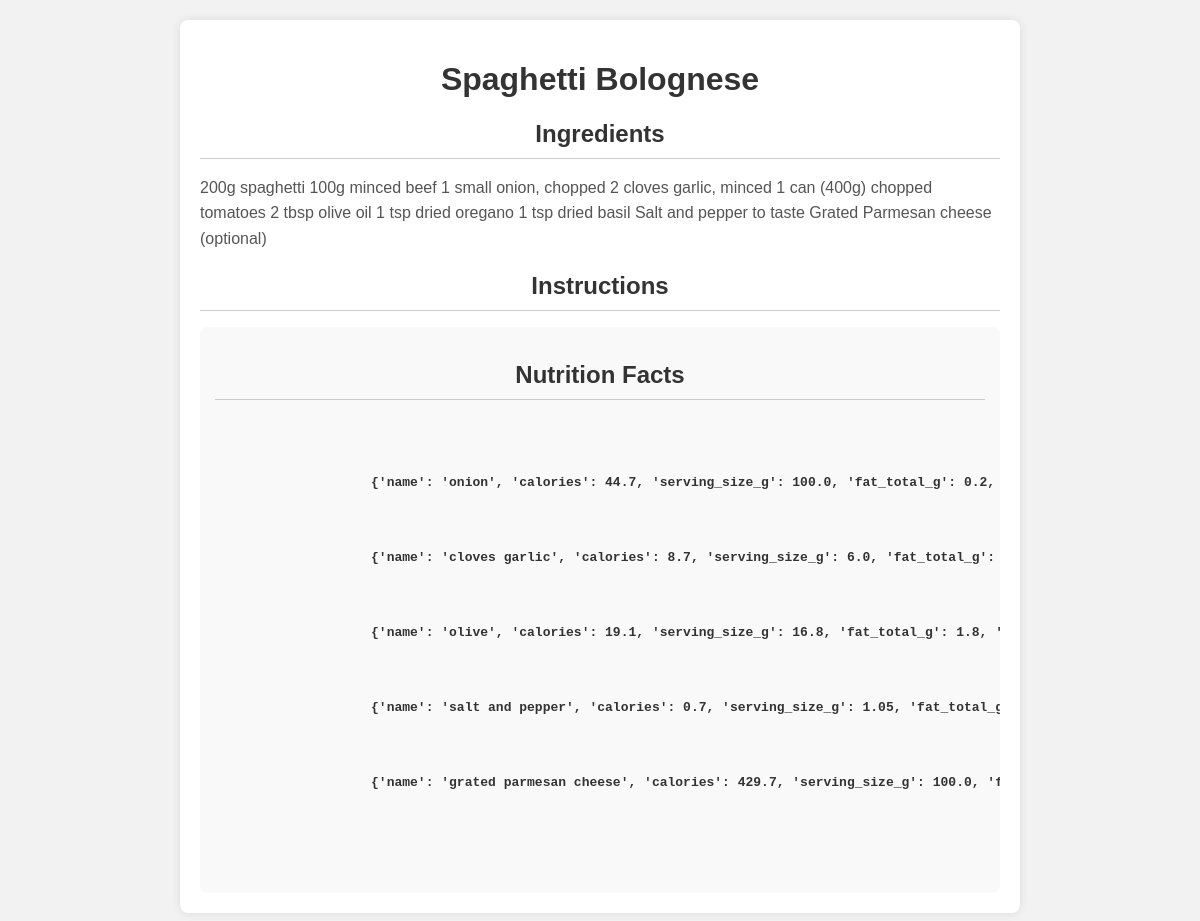
The page /NutritionApi/5/ on the database its author committed.
### NutritionApi/models.py (models this page shows)
class RecipeNutrition(models.Model):
    title = models.CharField(max_length=100)
    ingredients = models.TextField()
    instructions = models.TextField(null=True, blank=True)
    nutrition_data = models.JSONField(null=True, blank=True)

### NutritionApi/views.py (the view)
# urls.py: path('<int:recipe_id>/', recipe_detail, name='recipe_detail'),
def recipe_detail(request, recipe_id):
    recipe = RecipeNutrition.objects.get(id=recipe_id)
    return render(request, 'NutritionApi/recipe_detail.html', {'recipe': recipe})

### NutritionApi/templates/NutritionApi/recipe_detail.html (shortened to what this page needs)
<!DOCTYPE html>
<html lang="en">
<head>
</head>
<body>
    <div class="container">
        <h1>{{ recipe.title }}</h1>
        <div>
            <h2>Ingredients</h2>
            <p>{{ recipe.ingredients }}</p>
        </div>
        <div>
            <h2>Instructions</h2>
        </div>
        <div class="nutrition-facts">
           <h2>Nutrition Facts</h2>
<pre>
    {% if recipe.nutrition_data %}
        {% if recipe.nutrition_data.items %}
            {% for item in recipe.nutrition_data.items %}
                {% if item|length == 2 %}
                    <strong>{{ item.0 }}</strong>: {{ item.1 }}<br>
                {% else %}
                    <strong>{{ item }}</strong><br>
                {% endif %}
            {% endfor %}
        {% else %}
            {{ recipe.nutrition_data }}
        {% endif %}
    {% else %}
        No nutrition data available.
    {% endif %}
</pre>
        </div>
    </div>
</body>
</html>

### NutritionApi/templates/NutritionApi/recipe_detail.html (style rules this page uses)
body { font-family: Arial, sans-serif; background-color: #f2f2f2; margin: 0; padding: 0; }
.container { max-width: 800px; margin: 20px auto; background-color: #fff; padding: 20px; border-radius: 8px; box-shadow: 0 0 10px rgba(0, 0, 0, 0.1); }
h1, h2 { color: #333; text-align: center; }
h2 { border-bottom: 1px solid #ccc; padding-bottom: 10px; margin-bottom: 15px; }
p { color: #555; line-height: 1.6; }
.nutrition-facts { background-color: #f9f9f9; border-radius: 8px; padding: 15px; overflow-x: auto; }
.nutrition-facts strong { color: #333; }

### rows shown on the page
RecipeNutrition: title "Spaghetti Bolognese", ingredients "200g spaghetti 100g minced beef 1 small onion, chopped 2 cloves garlic, minced 1 can (400g) chopped tomatoes 2 tbsp olive oil 1 tsp dried oregano 1 tsp dried basil Salt and pepper to taste Grated Parmesan cheese (optional)"

### other values the page prints
{{ item }} "{'name': 'onion', 'calories': 44.7, 'serving_size_g': 100.0, 'fat_total_g': 0.2,…" "{'name': 'cloves garlic', 'calories': 8.7, 'serving_size_g': 6.0, 'fat_total_g':…" "{'name': 'olive', 'calories': 19.1, 'serving_size_g': 16.8, 'fat_total_g': 1.8,…" "{'name': 'salt and pepper', 'calories': 0.7, 'serving_size_g': 1.05,…" "{'name': 'grated parmesan cheese', 'calories': 429.7, 'serving_size_g': 100.0,…"
